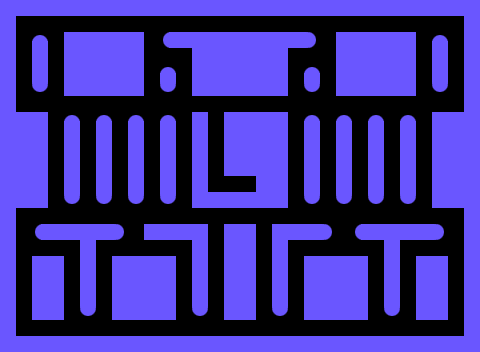

Below is a game level as drawn by its tile map, then a one-line description and the .tmx file that defines it, in full:
An orthogonal 30x22 tile map with 16x16 px tiles, 1 tile layer (Tile Layer 1).

<map version="1.0" orientation="orthogonal" renderorder="right-down" width="30" height="22" tilewidth="16" tileheight="16" nextobjectid="1">
 <tileset firstgid="1" name="basic" tilewidth="16" tileheight="16" tilecount="64">
  <image source="basic.png" width="128" height="128" />
 </tileset>
 <layer name="Tile Layer 1" width="30" height="22">
  <data encoding="csv">
1,1,1,1,1,1,1,1,1,1,1,1,1,1,1,1,1,1,1,1,1,1,1,1,1,1,1,1,1,1,
1,0,0,0,0,0,0,0,0,0,0,0,0,0,0,0,0,0,0,0,0,0,0,0,0,0,0,0,0,1,
1,0,11,0,1,1,1,1,1,0,17,1,1,1,1,1,1,1,1,18,0,1,1,1,1,1,0,11,0,1,
1,0,1,0,1,1,1,1,1,0,0,0,1,1,1,1,1,1,0,0,0,1,1,1,1,1,0,1,0,1,
1,0,1,0,1,1,1,1,1,0,11,0,1,1,1,1,1,1,0,11,0,1,1,1,1,1,0,1,0,1,
1,0,19,0,1,1,1,1,1,0,19,0,1,1,1,1,1,1,0,19,0,1,1,1,1,1,0,19,0,1,
1,0,0,0,0,0,0,0,0,0,0,0,0,0,0,0,0,0,0,0,0,0,0,0,0,0,0,0,0,1,
1,1,1,0,11,0,11,0,11,0,11,0,1,0,1,1,1,1,0,11,0,11,0,11,0,11,0,1,1,1,
1,1,1,0,1,0,1,0,1,0,1,0,1,0,1,1,1,1,0,1,0,1,0,1,0,1,0,1,1,1,
1,1,1,0,1,0,1,0,1,0,1,0,1,0,1,1,1,1,0,1,0,1,0,1,0,1,0,1,1,1,
1,1,1,0,1,0,1,0,1,0,1,0,1,0,1,1,1,1,0,1,0,1,0,1,0,1,0,1,1,1,
1,1,1,0,1,0,1,0,1,0,1,0,1,0,0,0,1,1,0,1,0,1,0,1,0,1,0,1,1,1,
1,1,1,0,19,0,19,0,19,0,19,0,1,1,1,1,1,1,0,19,0,19,0,19,0,19,0,1,1,1,
1,0,0,0,0,0,0,0,0,0,0,0,0,0,0,0,0,0,0,0,0,0,0,0,0,0,0,0,0,1,
1,0,17,1,1,1,1,18,0,1,1,1,1,0,1,1,0,1,1,1,18,0,17,1,1,1,1,18,0,1,
1,0,0,0,0,1,0,0,0,0,0,0,1,0,1,1,0,1,0,0,0,0,0,0,1,0,0,0,0,1,
1,0,1,1,0,1,0,1,1,1,1,0,1,0,1,1,0,1,0,1,1,1,1,0,1,0,1,1,0,1,
1,0,1,1,0,1,0,1,1,1,1,0,1,0,1,1,0,1,0,1,1,1,1,0,1,0,1,1,0,1,
1,0,1,1,0,1,0,1,1,1,1,0,1,0,1,1,0,1,0,1,1,1,1,0,1,0,1,1,0,1,
1,0,1,1,0,19,0,1,1,1,1,0,19,0,1,1,0,19,0,1,1,1,1,0,19,0,1,1,0,1,
1,0,0,0,0,0,0,0,0,0,0,0,0,0,0,0,0,0,0,0,0,0,0,0,0,0,0,0,0,1,
1,1,1,1,1,1,1,1,1,1,1,1,1,1,1,1,1,1,1,1,1,1,1,1,1,1,1,1,1,1
</data>
 </layer>
</map>